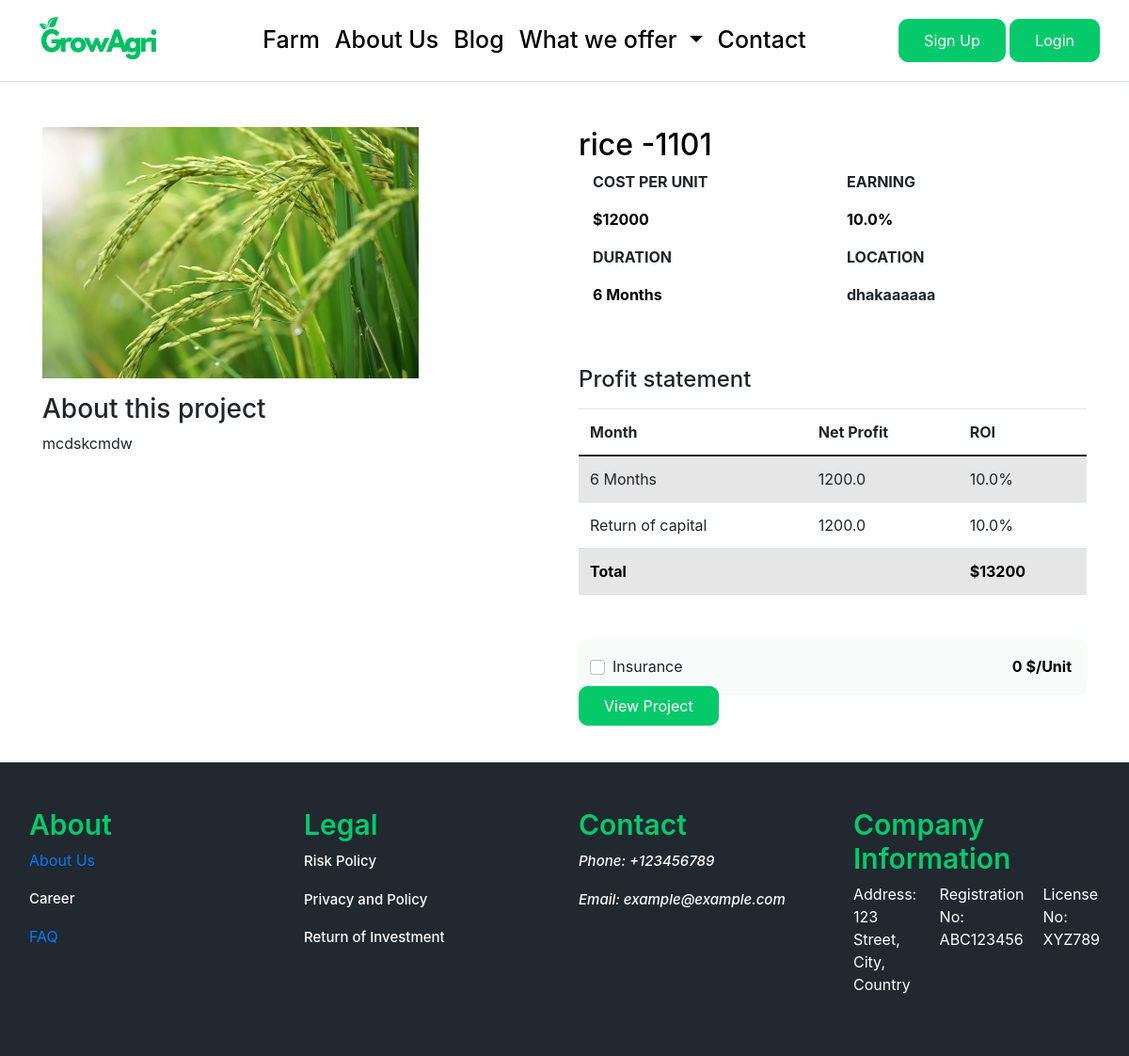
The page /farm/rice/rice/ on the database as committed earlier.
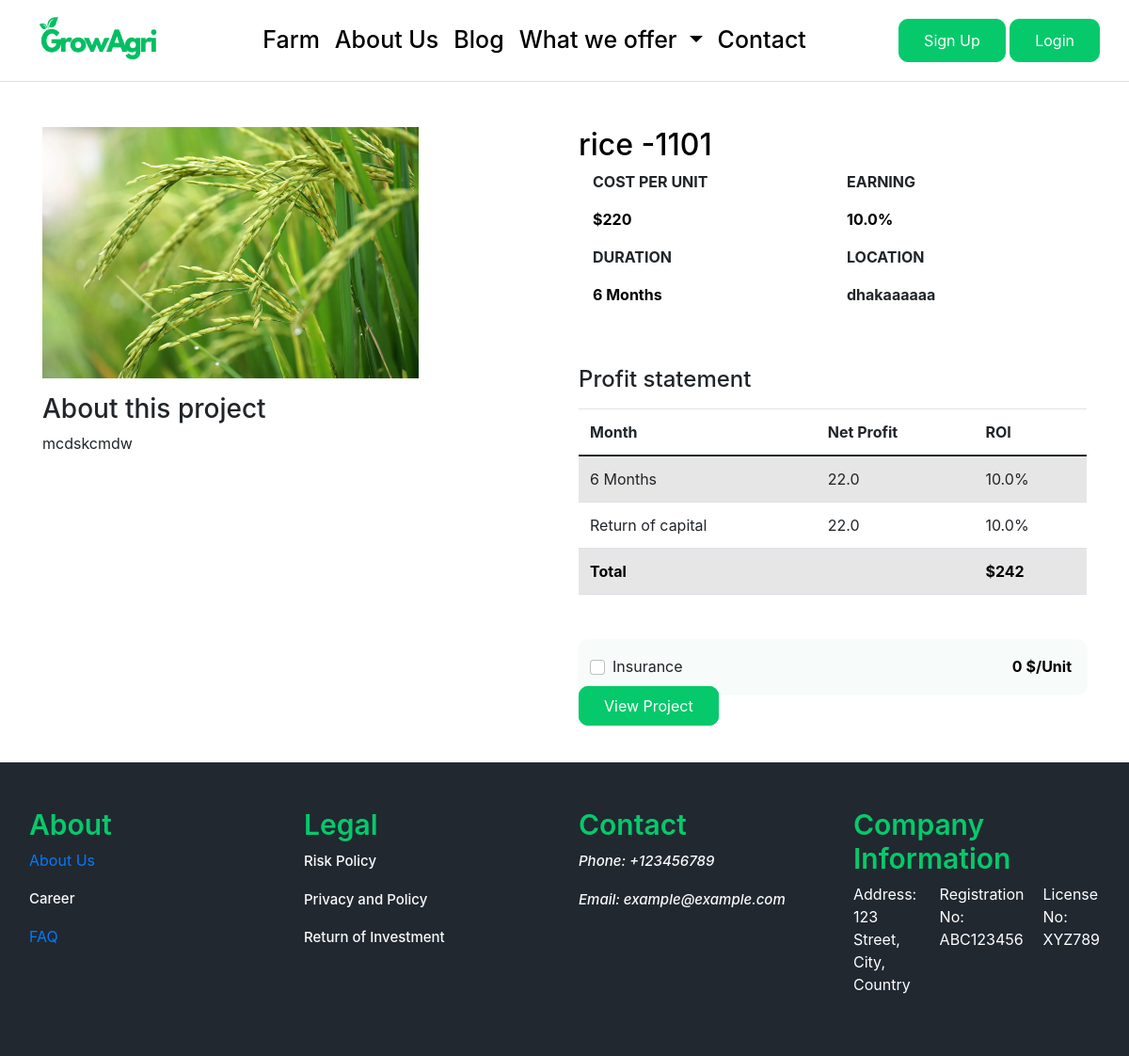
The same page on the database as committed later.
### farm/models.py (models this page shows, shortened)
class Farm(models.Model):
    farm_name = models.CharField(max_length=200, unique=True)
    slug = models.SlugField(max_length=200, unique=True, blank=True)
    description = models.TextField(max_length=500, blank=True)
    price = models.IntegerField()
    images = models.ImageField(upload_to='photos/farm')
    stock = models.IntegerField()
    is_available = models.BooleanField(default=True)
    category = models.ForeignKey(CropType, on_delete=models.CASCADE)
    created_date = models.DateTimeField(auto_now_add=True)
    modified_date = models.DateTimeField(auto_now=True)
    campaign_status = models.CharField(max_length=20, choices=[('draft', 'Draft'), ('active', 'Active'), ('completed', 'Completed')], default='draft')
    location = models.CharField(max_length=200, default='')  # Location of the farm
    duration = models.IntegerField(default=None, null=True, blank=True)
    custom_percentage = models.FloatField(validators=[MinValueValidator(0)], null=True, blank=True)
    def calculate_roi(self):
        if self.custom_percentage is None:
            raise ValueError("Custom percentage is not specified.")
        return (self.price * self.custom_percentage) / 100

### farm/views.py (the view)
# urls.py: path('<slug:crop_slug>/<slug:farm_slug>/', views.farm_detail, name='farm_detail'),
def farm_detail(request, crop_slug, farm_slug):
    try:
        single_product = Farm.objects.get(category__slug=crop_slug, slug= farm_slug)
        in_cart = CartItem.objects.filter(cart__cart_id=_cart_id(request), product=single_product).exists()
    except Exception as e:
        raise e
    farm = get_object_or_404(Farm, slug=farm_slug)
    total_sum_value = farm.calculate_roi() + farm.price
    context = {
        'farm': farm,
        'total_sum_value': total_sum_value,
        'single_product': single_product,
        'in_cart': in_cart,
    }
    return render(request, 'farm/farm_detail.html', context)

### carts/context_processors.py (called while the page is built)
def counter(request):
    cart_count = 0
    if 'admin' in request.path:
        return {}
    else:
        try:
            cart = Cart.objects.filter(cart_id=_cart_id(request))
            if request.user.is_authenticated:
                cart_items = CartItem.objects.all().filter(user=request.user)
            else:
                cart_items = CartItem.objects.filter(cart=cart[:1])
            for cart_item in cart_items:
                cart_count += cart_item.quantity
        except Cart.DoesNotExist:
            cart_count = 0
    return {'cart_count': cart_count}

### carts/views.py (called while the page is built)
def _cart_id(request):
    cart = request.session.session_key
    if not cart:
        cart = request.session.create()
    return cart

### projects/context_processors.py (called while the page is built)
def menu_links(request):
    links = CropType.objects.all()
    return dict(links=links)

### templates/farm/farm_detail.html (shortened to what the changed rows need)
{% extends "base.html" %}
{% load static %}
{% block content %}
    <div class="container my-5">
        <div class="row">
            <div class="col-md-6 col-sm-12">
                <img src="{{ farm.images.url }}" width="400" alt="" class="booking_product">
                <div class="booking_content my-3">
                    <h3>About this project</h3>
                    <p>{{ farm.description }}</p>
                </div>
            </div>
            <div class="col-md-6 col-sm-12">
                <h2 class="text_color">{{ farm.farm_name }}</h2>
                <div class="container">
                    <div class="row">
                        <div class="col-md-6 col-sm-12">
                            <p class="fw-bold">COST PER UNIT</p>
                            <p class="fw-bold text_color">${{ farm.price }} </p>
                        </div>
                        <div class="col-md-6 col-sm-12">
                            <p class="fw-bold">EARNING</p>
                            <p class="fw-bold text_color">{{ farm.custom_percentage }}%</p>
                        </div>
                    </div>
                </div>
                <div class="container">
                    <div class="row">
                        <div class="col-md-6 col-sm-12">
                            <p class="fw-bold">DURATION</p>
                            <p class="fw-bold text_color">{{ farm.duration }} Months</p>
                        </div>
                        <div class="col-md-6 col-sm-12">
                            <p class="fw-bold">LOCATION</p>
                            <p class="fw-bold">{{ farm.location}}</p>
                        </div>
                    </div>
                </div>
                <div class="my-5">
                    <h4 class="my-3">Profit statement</h4>
                    <table class="table table-striped">
                        <thead>
                            <tr>
                                <th scope="col">Month</th>
                                <th scope="col">Net Profit</th>
                                <th scope="col">ROI</th>
                            </tr>
                        </thead>
                        <tbody>
                            <tr>
                                <td> {{ farm.duration }} Months </td>
                                <td>{{ farm.calculate_roi }} </td>
                                <td>{{ farm.custom_percentage }}%</td>
                            </tr>
                            <tr>
                                <td> Return of capital</td>
                                <td>{{ farm.calculate_roi }} </td>
                                <td> {{ farm.custom_percentage }}%</td>
                            </tr>
                            <tr>
                                <td colspan="2" class="text_color fw-bold">Total</td>
                                <td class="text_color fw-bold">${{ farm.calculate_roi|add:farm.price }} </td>
                            </tr>
                        </tbody>
                    </table>
                </div>
                <div class="gray_bg p-3 d-flex justify-content-between">
                    <div class="form-check">
                    </div>
                    <p class="m-0 fw-bold text_color">0 $/Unit</p>
                </div>
                    {% if single_product.stock < 0 %}
                    <h5 class="text-danger">Out of stock</h5>
                {% else %}
                    {% if in_cart %}
                        <a href="#" class="custom_button">Project Added&nbsp;<i class="fas fa-check"></i></a>
                        <a href="{% url 'cart' %}" class="custom_button">View Project&nbsp;<i class="fas fa-eye"></i></a>
                    {% else %}
                        <a href="{% url 'add_cart' single_product.id %}" class="custom_button">View Project </a>
                    {% endif %}
                {% endif %}
            </div>
        </div>
    </div>
    {% endblock content %}

Rows that differ between the two databases and show on the page:
changed Farm "rice -1101": price "12000" → "220"; calculate_roi "1200.0" → "22.0"; calculate_roi|add "13200" → "242"
